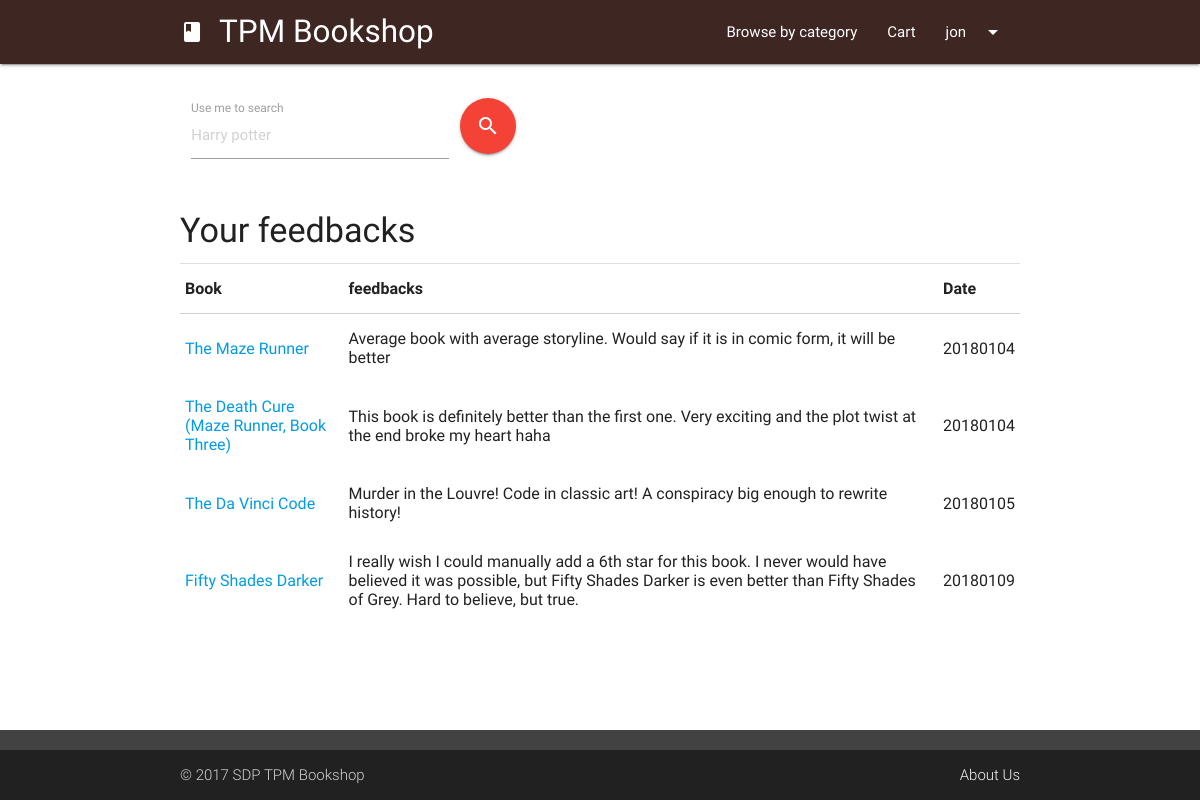
The app's page /history-more.php?action=feedbacks (signed in), older data.
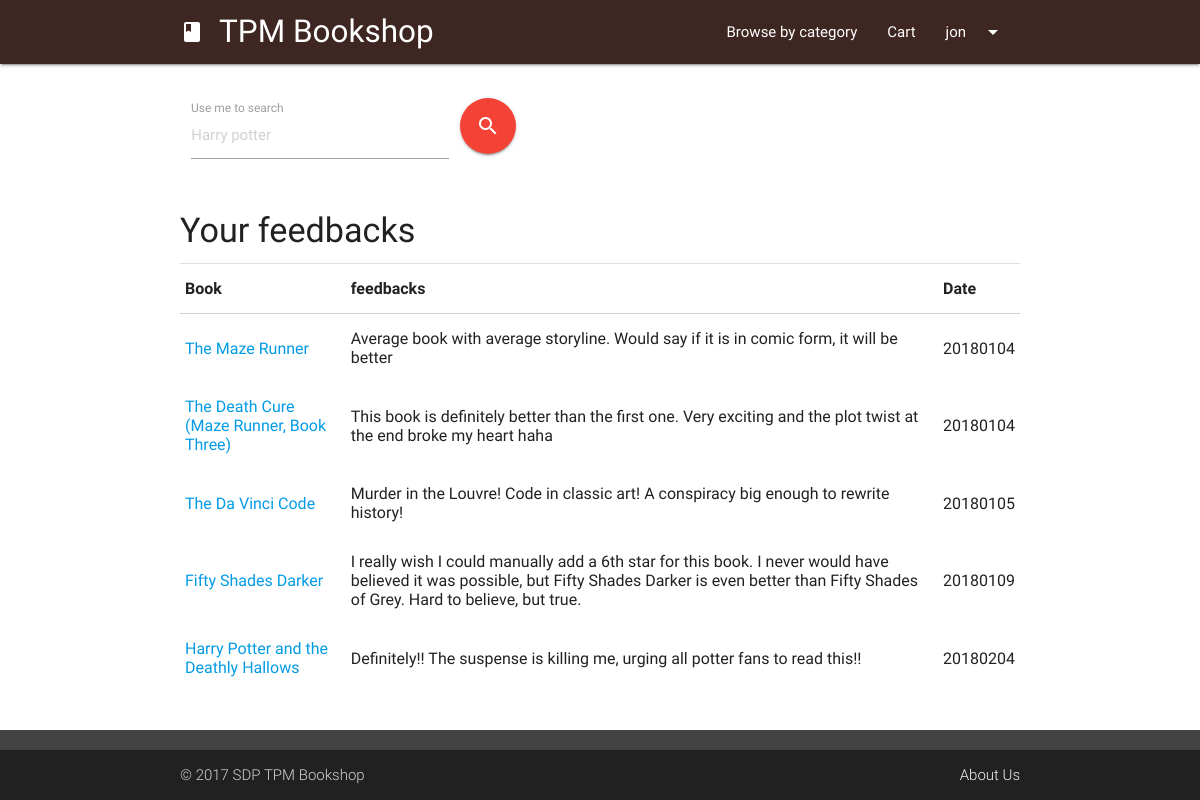
The same page, newer data.
### tables this page shows
CREATE TABLE `bookcomment` (
  `ratingID` int(11) NOT NULL,
  `bookISBN` varchar(255) NOT NULL,
  `username` varchar(255) NOT NULL,
  `comments` text NOT NULL,
  `date` int(255) NOT NULL
);

CREATE TABLE `book` (
  `bookISBN` varchar(255) NOT NULL,
  `bookname` varchar(255) NOT NULL,
  `bookcategory` varchar(80) NOT NULL,
  `bookauthor` varchar(255) NOT NULL,
  `bookdesc` longtext NOT NULL,
  `bookprice` int(11) NOT NULL,
  `bookpages` int(11) NOT NULL,
  `bookpublisher` varchar(255) NOT NULL,
  `bookdateadd` int(11) NOT NULL,
  `bookthumbnail` varchar(255) NOT NULL,
  `bookQty` int(11) NOT NULL DEFAULT '0'
);

### php/connect.php (called while the page is built, shortened)
<?php
function scanner($input,$url){
  if (preg_match('/[\'"^$&%*}{#~?><>|;]/', $input)){
     $fail = 1;
     echo "<script>window.location = '$url'; exit();</script>";
  } else {
    return $input;
  }
}
?>

### history-more.php (the view, shortened to what this page needs)
<?php session_start();
include "php/connect.php";
$currentUser = $_SESSION['tpmb-user'];
$currentAction = scanner($_GET['action'],"404.php");
if($currentAction == "feedbacks"){
	$query = "SELECT * FROM bookcomment AS bc, book AS b WHERE bc.username = '$currentUser' AND bc.bookISBN=b.bookISBN";
	$queryParam = "comments";
} else if ($currentAction == "rating"){
	$query = "SELECT * FROM bookrating AS br, book AS b WHERE br.username = '$currentUser' AND br.bookISBN=b.bookISBN";
	$queryParam = "rating";
} else {
	header("Location: 404.php");
}
?>
<head>
	<link type="text/css" rel="stylesheet" href="css/materialize.min.css" media="screen,projection" />
	<link type="text/css" rel="stylesheet" href="css/tpmb.css" media="screen,projection" />
</head>
<body>
<?php
  include "ui/header.php";?>
  <main class="container">
    <div class="row margintop4">
			<?php include "ui/searchUI.php"; ?>
    </div>
    <h4 class="left-align col s12 m6 offset-m3 margintop4">Your <?php echo $currentAction; ?></h4>
    <div class="divider"></div>
    <table class="highlight responsive-table">
      <thead>
        <tr>
            <th>Book</th>
            <th><?php echo $currentAction; ?></th>
            <th>Date</th>
        </tr>
      </thead>
      <tbody>
		<?php
    $userHistoryArray=mysqli_query($conn,$query);
    while($userHistory = mysqli_fetch_array($userHistoryArray)){ ?>
          <tr>
            <td><a target="_blank" href="book.php?bookid=<?php echo $userHistory['bookISBN']; ?>"><?php echo $userHistory['bookname']; ?></a></td>
            <td><?php echo $userHistory[$queryParam]; ?></td>
            <td><?php echo $userHistory['date']; ?></td>
          </tr>
      <?php } ?>
      </tbody>
    </table>
  </main>
</body>

Row changes from the older to the newer data that the page shows:
added bookcomment: book.bookname "Harry Potter and the Deathly Hallows", comments "Definitely!! The suspense is killing me, urging all potter fans to read this!!", date "20180204"
